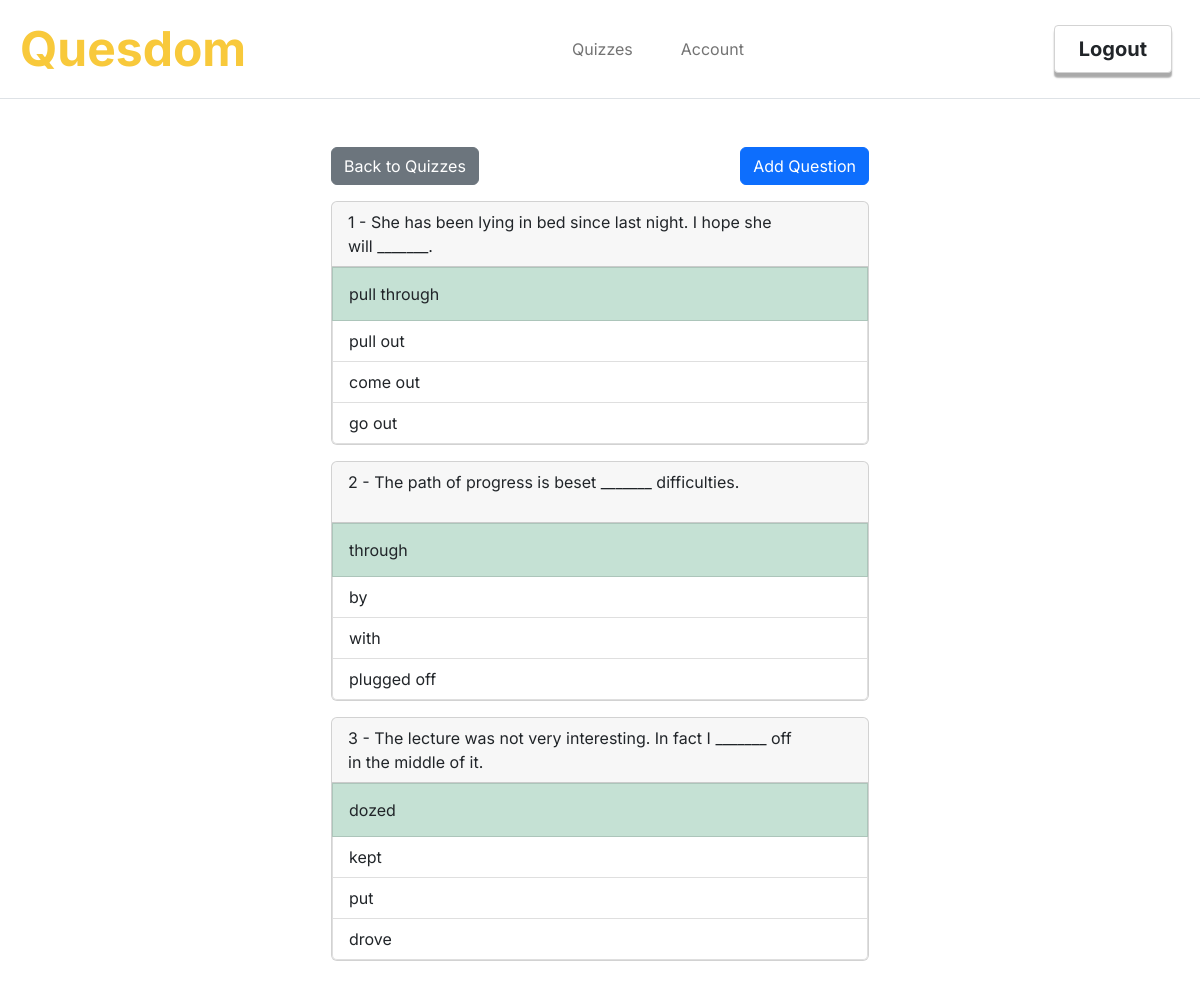
Page /admin/indexquestions?quiz_id=2 (signed in) on the committed database.
### quesdom/models.py (models this page shows, shortened)
class Questions(db.Model):
    id = db.Column(db.Integer, primary_key = True)
    question_statement = db.Column(db.String(200), nullable = False)
    choice_id = db.Column(db.Integer, db.ForeignKey('choices.id'), unique=True, nullable = False)
    quiz_id = db.Column(db.Integer, db.ForeignKey('quizzes.id'), nullable = False)
    duration = db.Column(db.Integer, nullable = False)
    choices = db.relationship('Choices',backref='choices',lazy=True)

class Choices(db.Model):
    id = db.Column(db.Integer, primary_key = True)
    correct_choice = db.Column(db.String(50), nullable = False)
    incorrect_choice_1 = db.Column(db.String(50), nullable = False)
    incorrect_choice_2 = db.Column(db.String(50), nullable = False)
    incorrect_choice_3 = db.Column(db.String(50), nullable = False)

### quesdom/routes.py (the view)
@app.route('/admin/indexquestions')
@login_required
def admin_indexquestions():
    if not current_user.role == 'Admin':
        flash('You must be an admin to access this page!',category='info')
        return redirect(url_for('home'))
    if Questions.query.filter_by(quiz_id=request.args.get('quiz_id')).count() == 0:
        flash('This quiz currently has no questions!','info')
        return redirect(url_for('admin_indexquiz'))
    return render_template('admin_indexquestions.html',title='Question List',questions = Questions.query.filter_by(quiz_id = request.args.get('quiz_id')),choices= Choices.query.all(),quiz_id=request.args.get('quiz_id'))

### quesdom/models.py (called while the page is built)
@login_manager.user_loader
def load_user(user_id):
    return Users.query.get(int(user_id))

### quesdom/templates/admin_indexquestions.html (shortened to what this page needs)
{%extends "admin_layout.html"%}
{%block content%}
<div class="content-section row gap-3 p-2 pt-md-5 justify-content-center">
    <div class="col-10 col-sm-6 col-md-6">
        <div class="top-buttons d-flex justify-content-between">
            <a class="btn btn-secondary" href="{{url_for('admin_indexquiz')}}">Back to Quizzes</a>
            <a class="btn btn-primary" href="{{url_for('admin_createquestion',quiz_id=quiz_id)}}">Add Question</a>
        </div>
        {%for question in questions%}
        <div class="card my-3">
            <div class="card-header d-flex justify-content-between">
                <span class="question">{{loop.index}} - {{question.question_statement}}</span>
                <span class=" ms-2 buttons text-nowrap">
                    <a class="btn btn-link p-0" href="{{url_for('admin_updatequestion',question_id = question.id)}}"><i class="bi bi-pencil-square text-primary fs-3"></i></a>
                    <a class="btn btn-link p-0" href="{{url_for('admin_deletequestion',quiz_id=question.quiz_id)}}" data-bs-questionid = {{question.id}} data-bs-toggle="modal" data-bs-target="#deleteModal"><i class="bi bi-trash3-fill text-danger fs-3"></i></a>
                </span>
            </div>
            <div class="card-body list-group p-0" style="border-top-left-radius: 0px; border-top-right-radius: 0px;">
                        {%for choice in choices%}
                            {%if choice.id == question.choice_id%}
                                <li class="list-group-item bg-success bg-opacity-25 d-flex align-items-center justify-content-between">{{choice.correct_choice}} <i class="bi bi-check-circle-fill text-success fs-4 me-2"></i></li>
                                <li class="list-group-item">{{choice.incorrect_choice_1}}</li>
                                <li class="list-group-item">{{choice.incorrect_choice_2}}</li>
                                <li class="list-group-item">{{choice.incorrect_choice_3}}</li>
                            {%endif%}
                        {%endfor%}
            </div>
        </div>
        {%endfor%}
    </div>
</div>
{% endblock %}

### quesdom/static/styles.css (style rules this page uses)
:root { --main-color: rgb(248,201,59); }

### rows in the picture
Questions: question_statement "She has been lying in bed since last night. I hope she will _______."
Choices: correct_choice "pull through", incorrect_choice_1 "pull out", incorrect_choice_2 "come out", incorrect_choice_3 "go out"
Questions: question_statement "The path of progress is beset _______ difficulties."
Choices: correct_choice "through", incorrect_choice_1 "by", incorrect_choice_2 "with", incorrect_choice_3 "plugged off"
Questions: question_statement "The lecture was not very interesting. In fact I _______ off in the middle of it."
Choices: correct_choice "dozed", incorrect_choice_1 "kept", incorrect_choice_2 "put", incorrect_choice_3 "drove"
